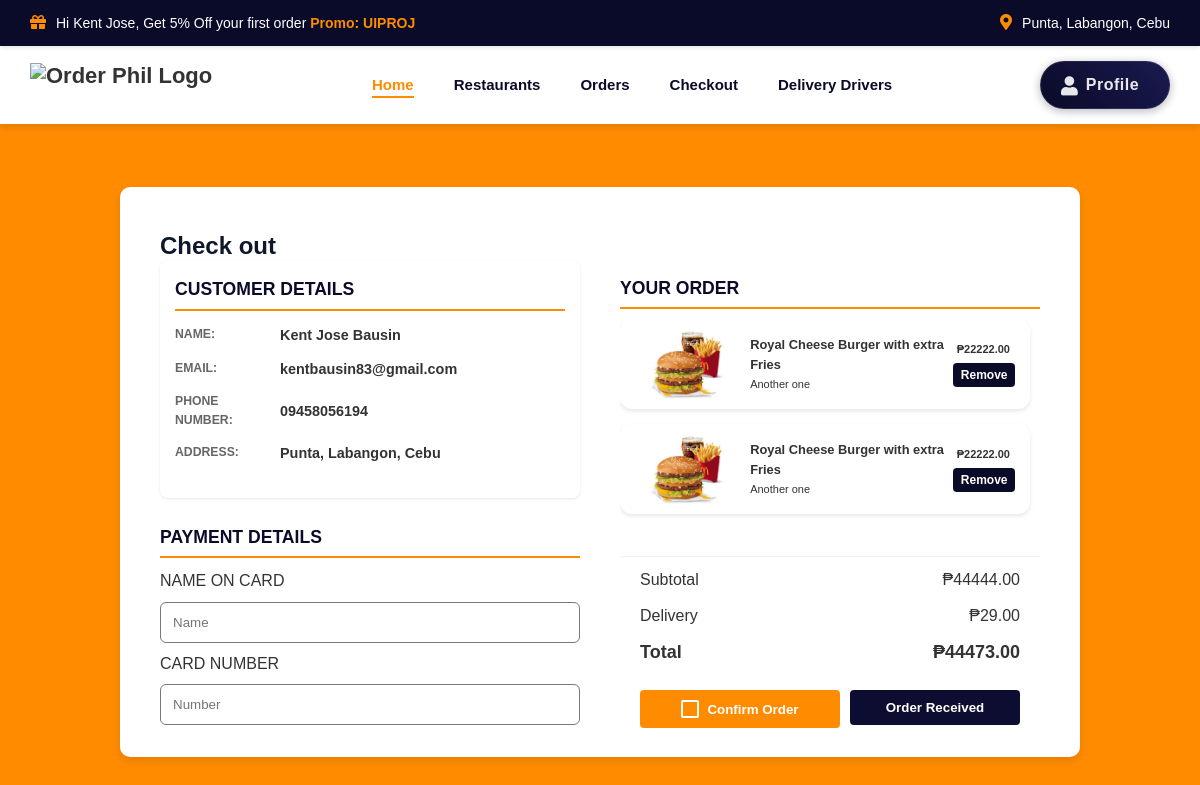
Page /Checkout (signed in) on the earlier database version.
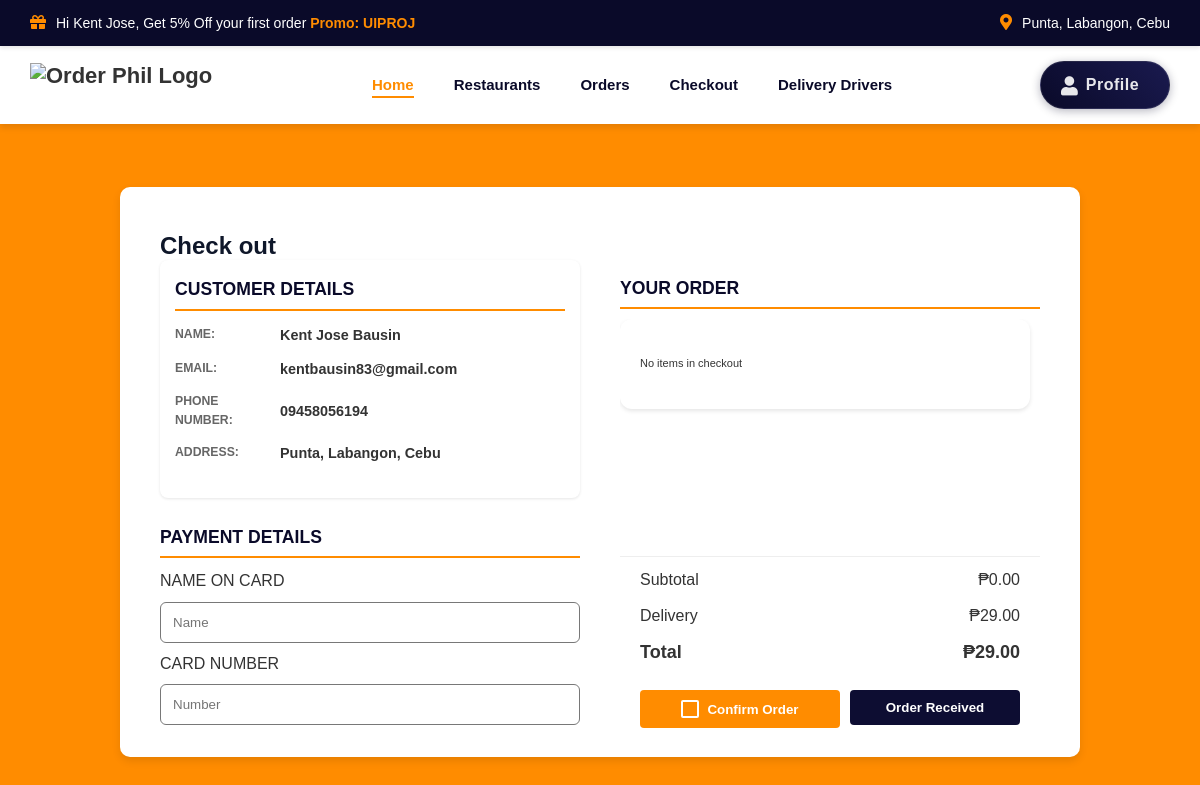
Same page on the later database version.
### myApp/models.py (models this page shows)
class Checkout(models.Model):
    checkout_id = models.AutoField(primary_key=True)
    checkout_name = models.CharField(max_length=100, null=True, blank=True)
    checkout_description = models.CharField(max_length=100)
    checkout_price = models.DecimalField(max_digits=10, decimal_places=2, null=True, blank=True)
    checkout_image = models.ImageField(upload_to='menu_images/', null=True, blank=True)
    checkout_customer = models.CharField(max_length=50, null=True, blank=True)

### myApp/views.py (the view)
# urls.py: path("Checkout", views.checkout_view, name="Checkout"),
def checkout_view(request):
    customer = None
    checkout_items = None
    subtotal = 0
    delivery_fee = 29
    if 'customer_id' in request.session:
        try:
            customer = Customer.objects.get(customer_id=request.session['customer_id'])
            checkout_items = Checkout.objects.filter(checkout_customer=customer.customer_id)
            subtotal = sum(item.checkout_price for item in checkout_items)
        except Customer.DoesNotExist:
            customer = None
    total = subtotal + delivery_fee
    context = {
        'customer': customer,
        'checkout_items': checkout_items,
        'subtotal': subtotal,
        'delivery_fee': delivery_fee,
        'total': total
    }
    return render(request, "myApp/Checkout.html", context)

### myApp/templates/myApp/Checkout.html (shortened to what the changed rows need)
{% load static %}
<!DOCTYPE html>
<html lang="en">
<head>
    <link rel="stylesheet" href="https://cdnjs.cloudflare.com/ajax/libs/font-awesome/5.15.4/css/all.min.css">
</head>
<body>
    <div class="area">
        <main>
            <div class="container">
                <div class="left-section">
                    <h2>Check out</h2>
                    <div style="margin-top: -25px;" class="shipping-section">
                        <h2 class="section-title">CUSTOMER DETAILS</h2>
                    </div>
                    <div class="payment-section">
                        <h2 style="margin-top: 25px;" class="section-title">PAYMENT DETAILS</h2>
                    </div>
                </div>
                <div class="right-section">
                    <h2 class="section-title">YOUR ORDER</h2>
                    <div class="orders-container">
                        {% if checkout_items %}
                            {% for item in checkout_items %}
                                {% if item.checkout_customer == customer.customer_id %}
                                    <div class="order-item">
                                        {% if item.checkout_image %}
                                            <img src="{{ item.checkout_image.url }}" alt="{{ item.checkout_name }}" class="order-image">
                                        {% else %}
                                            <img src="{% static 'img/hot_drinks.png' %}" alt="{{ item.checkout_name }}" class="order-image">
                                        {% endif %}
                                        <div class="order-details">
                                            <h3>{{ item.checkout_name }}</h3>
                                            <p>{{ item.checkout_description }}</p>
                                        </div>
                                        <div style="display: flex; flex-direction: column; align-items: flex-end; gap: 5px;">
                                            <div class="order-price">₱{{ item.checkout_price }}</div>
                                            <form method="POST" action="{% url 'remove_from_checkout' item.checkout_id %}" style="display: inline; margin-right: -5px;">
                                                <button type="submit" class="remove-order-btn">Remove</button>
                                            </form>
                                        </div>
                                    </div>
                                {% endif %}
                            {% empty %}
                                <div class="order-item">
                                    <p>No items in checkout</p>
                                </div>
                            {% endfor %}
                        {% else %}
                            <div class="order-item">
                                <p>No items in checkout</p>
                            </div>
                        {% endif %}
                    </div>
                    <div class="totals-section">
                        <div style="margin-top: -10px;" class="total-row">
                            <span>Subtotal</span>
                            <span>₱{{ subtotal|floatformat:2 }}</span>
                        </div>
                        <div class="total-row" style="font-weight: bold; font-size: 18px; margin-bottom: 23px;">
                            <span>Total</span>
                            <span>₱{{ total|floatformat:2 }}</span>
                        </div>
                    </div>
                </div>
            </div>
        </main>
    </div>
</body>
</html>

Differences in the rows shown:
removed Checkout: checkout_image (picture), checkout_name "Royal Cheese Burger with extra Fries", checkout_description "Another one", checkout_price "22222.00"
removed Checkout: checkout_image (picture), checkout_name "Royal Cheese Burger with extra Fries", checkout_description "Another one", checkout_price "22222.00"
Other differences:
{{ subtotal|floatformat:2 }}: "44444.00" → "0.00"
{{ total|floatformat:2 }}: "44473.00" → "29.00"
text now shown: "No items in checkout"
